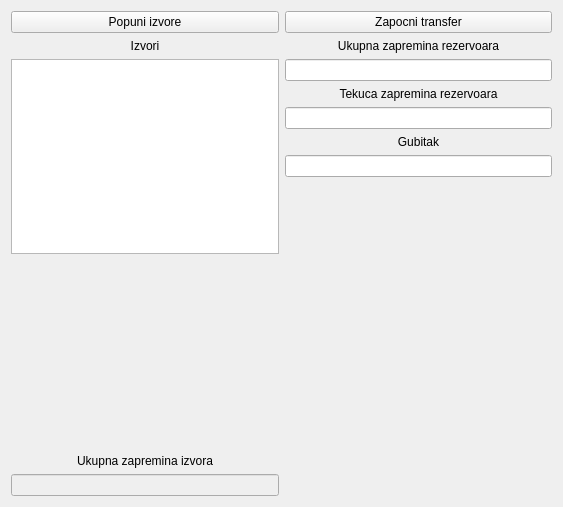
<?xml version="1.0" encoding="UTF-8"?>
<ui version="4.0">
 <class>MainWindow</class>
 <widget class="QWidget" name="MainWindow">
  <property name="geometry">
   <rect>
    <x>0</x>
    <y>0</y>
    <width>563</width>
    <height>507</height>
   </rect>
  </property>
  <property name="windowTitle">
   <string>MainWindow</string>
  </property>
  <layout class="QHBoxLayout" name="horizontalLayout">
   <item>
    <layout class="QVBoxLayout" name="verticalLayout">
     <item>
      <widget class="QPushButton" name="push_button_load_sources">
       <property name="text">
        <string>Popuni izvore</string>
       </property>
      </widget>
     </item>
     <item>
      <widget class="QLabel" name="label">
       <property name="text">
        <string>Izvori</string>
       </property>
       <property name="alignment">
        <set>Qt::AlignmentFlag::AlignCenter</set>
       </property>
      </widget>
     </item>
     <item>
      <widget class="QListWidget" name="list_widget_sources"/>
     </item>
     <item>
      <spacer name="verticalSpacer_2">
       <property name="orientation">
        <enum>Qt::Orientation::Vertical</enum>
       </property>
       <property name="sizeHint" stdset="0">
        <size>
         <width>20</width>
         <height>40</height>
        </size>
       </property>
      </spacer>
     </item>
     <item>
      <widget class="QLabel" name="label_2">
       <property name="text">
        <string>Ukupna zapremina izvora</string>
       </property>
       <property name="alignment">
        <set>Qt::AlignmentFlag::AlignCenter</set>
       </property>
      </widget>
     </item>
     <item>
      <widget class="QLineEdit" name="line_edit_total_sources">
       <property name="enabled">
        <bool>false</bool>
       </property>
      </widget>
     </item>
    </layout>
   </item>
   <item>
    <layout class="QVBoxLayout" name="verticalLayout_2">
     <item>
      <widget class="QPushButton" name="push_button_start_transfer">
       <property name="text">
        <string>Zapocni transfer</string>
       </property>
      </widget>
     </item>
     <item>
      <widget class="QLabel" name="label_3">
       <property name="text">
        <string>Ukupna zapremina rezervoara</string>
       </property>
       <property name="alignment">
        <set>Qt::AlignmentFlag::AlignCenter</set>
       </property>
      </widget>
     </item>
     <item>
      <widget class="QLineEdit" name="line_edit_total_tank"/>
     </item>
     <item>
      <widget class="QLabel" name="label_4">
       <property name="text">
        <string>Tekuca zapremina rezervoara</string>
       </property>
       <property name="alignment">
        <set>Qt::AlignmentFlag::AlignCenter</set>
       </property>
      </widget>
     </item>
     <item>
      <widget class="QLineEdit" name="line_edit_current_tank"/>
     </item>
     <item>
      <widget class="QLabel" name="label_5">
       <property name="text">
        <string>Gubitak</string>
       </property>
       <property name="alignment">
        <set>Qt::AlignmentFlag::AlignCenter</set>
       </property>
      </widget>
     </item>
     <item>
      <widget class="QLineEdit" name="line_edit_current_loss"/>
     </item>
     <item>
      <spacer name="verticalSpacer">
       <property name="orientation">
        <enum>Qt::Orientation::Vertical</enum>
       </property>
       <property name="sizeHint" stdset="0">
        <size>
         <width>20</width>
         <height>40</height>
        </size>
       </property>
      </spacer>
     </item>
    </layout>
   </item>
  </layout>
 </widget>
 <resources/>
 <connections/>
</ui>
